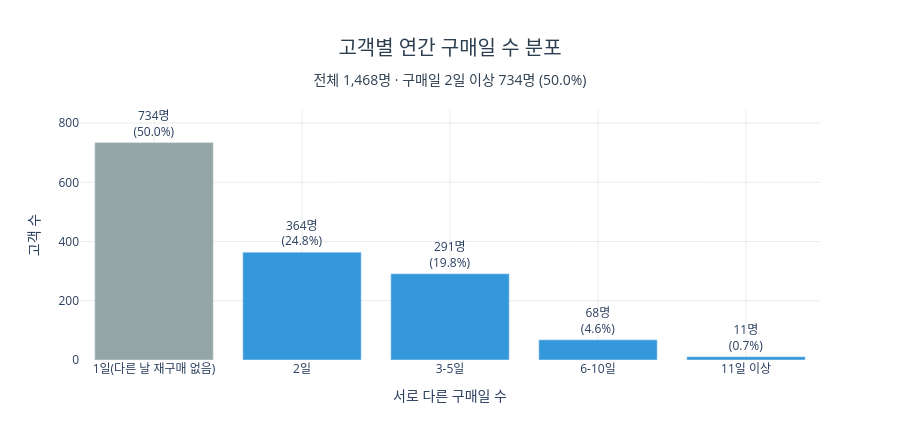

Notebook code cell kept with this figure:
### Code cell
fig=go.Figure(go.Bar(
    x=visit_dist['구매일수 구간'],y=visit_dist['고객수'],
    text=[f'{c:,}명<br>({r}%)' for c,r in zip(visit_dist['고객수'],visit_dist['비중'])],
    textposition='outside',marker_color=['#95a5a6']+['#3498db']*4,
    cliponaxis=False,showlegend=False))
fig.update_layout(title=dict(
    text='고객별 연간 구매일 수 분포<br><sub>전체 1,468명 · 구매일 2일 이상 734명 (50.0%)</sub>',
    x=0.5,xanchor='center',font=dict(size=20,color='#2c3e50')),
    xaxis_title='서로 다른 구매일 수',yaxis_title='고객 수',
    plot_bgcolor='white',height=440,margin=dict(t=110))
fig.update_xaxes(gridcolor='#ececec')
fig.update_yaxes(gridcolor='#ececec',tickformat=',',
    range=[0,visit_dist['고객수'].max()*1.15])
fig

### Figure 1 — Plotly figure (JSON) as saved in the notebook; plotly's stock layout.template omitted (floating-point values rounded to 4 significant figures)
{"data": [{"cliponaxis": false, "marker": {"color": ["#95a5a6", "#3498db", "#3498db", "#3498db", "#3498db"]}, "showlegend": false, "text": ["734명<br>(50.0%)", "364명<br>(24.8%)", "291명<br>(19.8%)", "68명<br>(4.6%)", "11명<br>(0.7%)"], "textposition": "outside", "type": "bar", "x": ["1일(다른 날 재구매 없음)", "2일", "3-5일", "6-10일", "11일 이상"], "y": [734, 364, 291, 68, 11]}], "layout": {"height": 440, "margin": {"t": 110}, "plot_bgcolor": "white", "title": {"font": {"color": "#2c3e50", "size": 20}, "text": "고객별 연간 구매일 수 분포<br><sub>전체 1,468명 · 구매일 2일 이상 734명 (50.0%)</sub>", "x": 0.5, "xanchor": "center"}, "xaxis": {"gridcolor": "#ececec", "title": {"text": "서로 다른 구매일 수"}}, "yaxis": {"gridcolor": "#ececec", "range": [0, 844.1], "tickformat": ",", "title": {"text": "고객 수"}}}}
